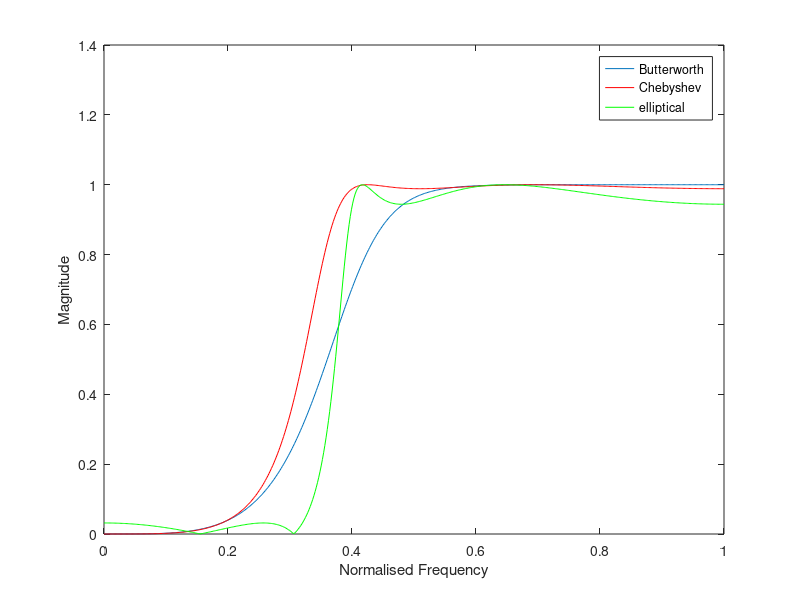

Write the MATLAB code that produced this figure.
x= cos(2*pi*12*[0:0.001:1.23]);[b_butter a_butter] = butter(4, 0.4, 'high');H_butter = freqz(b_butter, a_butter);[b_cheby a_cheby] = cheby1(4,0.1,0.4, 'high');H_cheby = freqz(b_cheby, a_cheby);[b_ellip a_ellip] = ellip(4,0.5, 30,0.4, 'high');H_ellip = freqz(b_ellip, a_ellip);norm_freq_axis = [0:1/(512 -1):1];plot(norm_freq_axis, abs(H_butter)) hold onplot(norm_freq_axis, abs(H_cheby),'r')plot(norm_freq_axis, abs(H_ellip),'g') legend('Butterworth', 'Chebyshev','elliptical')xlabel('Normalised Frequency'); ylabel('Magnitude')